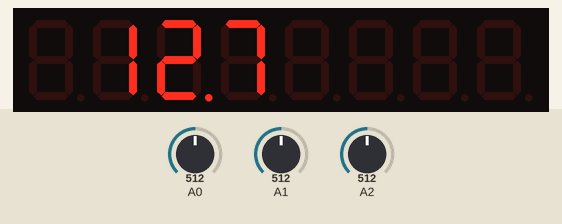
This sketch was run on a simulated Arduino Uno, built with avr-gcc and run on an emulated ATmega328P. On the bench: 8-digit seven-segment display. Inputs (shaded band) come from the test bench; at power-on: A0 = 512, A1 = 512, A2 = 512.

Above: at 1.3 s.
1.4 s: A0 set to 716
At 2.2 s:
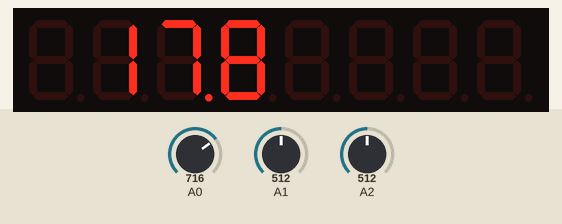
3.0 s: A1 set to 306
At 3.5 s:
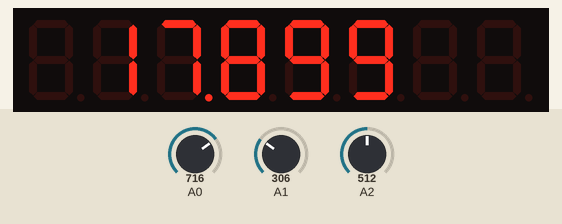
4.5 s: A2 set to 306
At 4.9 s:
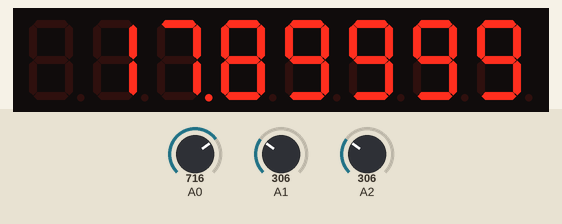
6.0 s: A0 set to 900
At 6.4 s:
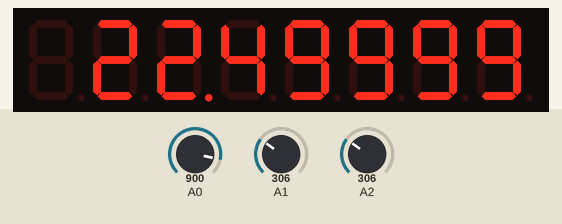
7.5 s: A1 set to 122
9.0 s: A2 set to 122
At 9.4 s:
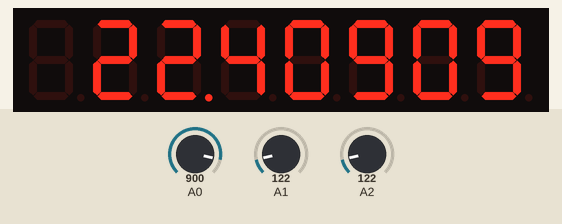
Timing chart, 0 to 11.5 s (numbered marks = the images above; inputs shaded):
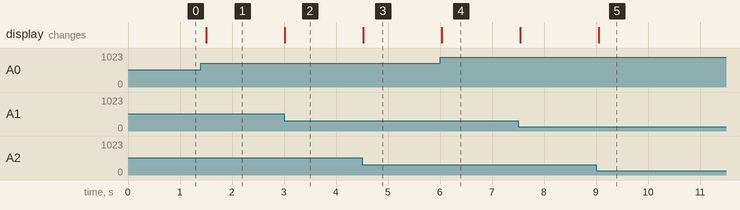

Measured:
- after the input at 1.4 s, the display: changes after 0.11 s (image 1)
- after the input at 3.0 s, the display: changes at once (image 2)
- after the input at 4.5 s, the display: changes at once (image 3)
- after the input at 6.0 s, the display: changes at once (image 4)
- after the input at 9.0 s, the display: changes after 0.05 s (image 5)

The sketch:

TempRev0.ino
```cpp
#include <LedControl.h>

/*
  Author:   Sylvan Morris
  Created:  24 Feb 2017
  Contact:  sylvan.j.morris@gmail.com
*/

LedControl lc=LedControl(10,11,12,1);
float temp1;
float temp2;
float volt; //positive input voltage

void setup() {
  //wake up the MAX72XX from power-saving mode
   lc.shutdown(0,false);
   //set a medium brightness for the Leds
   lc.setIntensity(0,15);
   //Clearing display just to sanitise it
   lc.clearDisplay(0);
   Serial.begin(9600);
}

void loop() {
    //voltage reading
  volt = analogRead(A0)*5*5.10/1023.0; // times 5 to get the voltage at A0 and times 5.03 to convert to actual positive rail voltage
  printVolt(int(volt*10));

  //reading in signal from  left MCP9700, 10mV/C and converting the value to volts
  temp1 = analogRead(A1)*5/1023.0;
  //removing the offset (0 C = 500mV)
  temp1 = temp1 -0.5;
  //preparing the value to display temp*100 would give the actual temp.
  temp1 = temp1*100;
  printTempLeft(int(temp1));

  //now looking at right temp
  temp2 = analogRead(A2)*5/1023.0;
  //removing the offset (0 C = 500mV)
  temp2 = temp2 -0.5;
  //preparing the value to display temp*100 would give the actual temp.
  temp2 = temp2*100;
  printTempRight(int(temp2));
  delay(500);
}

void printTempLeft(int v) {
    int ones;
    int tens;


    if(v < 0 || v > 99)
       return;
    ones=v%10;
    v=v/10;
    tens=v%10;

    //Now print the number digit by digit
    lc.setDigit(0,3,tens,false);
    lc.setDigit(0,2,ones,false);
}

void printTempRight(int v) {
    int ones;
    int tens;


    if(v < 0 || v > 99)
       return;
    ones=v%10;
    v=v/10;
    tens=v%10;

    //Now print the number digit by digit
    lc.setDigit(0,1,tens,false);
    lc.setDigit(0,0,ones,false);
}

void printVolt(int v) {
    int ones;
    int tens;
    int hundreds;


    if(v < 0 || v > 999)
       return;
    ones=v%10;
    v=v/10;
    tens=v%10;
    v=v/10;
    hundreds=v%10;

    //Now print the number digit by digit
    lc.setDigit(0,6,hundreds,false);
    lc.setDigit(0,5,tens,true);
    lc.setDigit(0,4,ones,false);
}
```
